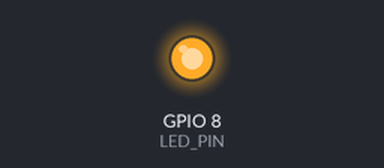
A sketch run on a simulated ESP32-C3. Shown: output pins drawn as LEDs (lit = HIGH). What the sketch prints to the serial monitor is not drawn.

Above: at 2.03 s.
At 4.4 s:
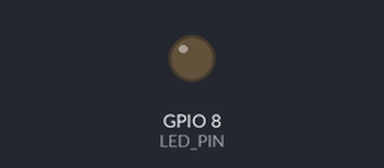
Timing chart, 0 to 6.2 s (numbered marks = the images above):
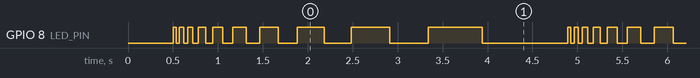

Measured:
- by itself, GPIO 8 (LED_PIN): repeats every 4.4 s: LOW 0.04 s, HIGH 0.05 s, LOW 0.05 s, HIGH 0.06 s, LOW 0.06 s, HIGH 0.08 s, LOW 0.08 s, HIGH 0.11 s, LOW 0.11 s, HIGH 0.15 s, LOW 0.15 s, HIGH 0.21 s, LOW 0.21 s, HIGH 0.30 s, LOW 0.30 s, HIGH 0.43 s, LOW 0.43 s, HIGH 0.60 s, LOW 0.95 s, HIGH 0.04 s
- by itself, everything shown: repeats every 4.4 s, in 12 steps

The sketch:

esp32_c3_blink_test.ino
```cpp
// ESP32-C3 SuperMini standalone blink test.
// Most ESP32-C3 SuperMini boards have the onboard LED on GPIO8.

#include <Arduino.h>

#ifndef LED_BUILTIN
static constexpr int LED_PIN = 8;
#else
static constexpr int LED_PIN = LED_BUILTIN;
#endif

void setup() {
  pinMode(LED_PIN, OUTPUT);
  Serial.begin(115200);
  delay(500);
  Serial.println("ESP32-C3 SuperMini accelerating/decelerating blink test");
  Serial.print("LED pin: ");
  Serial.println(LED_PIN);
}

void loop() {
  static constexpr int delaysMs[] = { 35, 45, 60, 80, 110, 150, 210, 300, 430, 600 };

  Serial.println("Pattern start: fast -> slow");
  for (int i = 0; i < int(sizeof(delaysMs) / sizeof(delaysMs[0])); i++) {
    digitalWrite(LED_PIN, HIGH);
    delay(delaysMs[i]);
    digitalWrite(LED_PIN, LOW);
    delay(delaysMs[i]);
  }

  delay(350);
}
```
